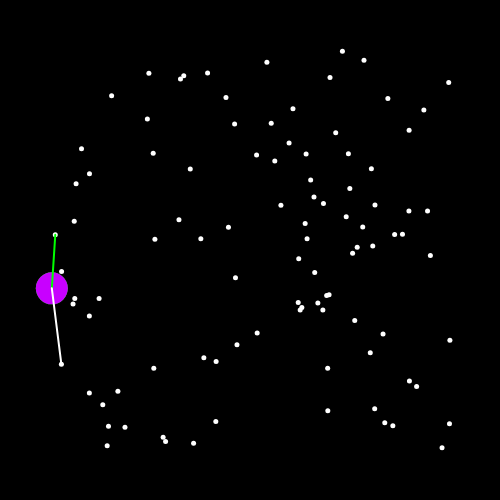
Frame 1 (no input)
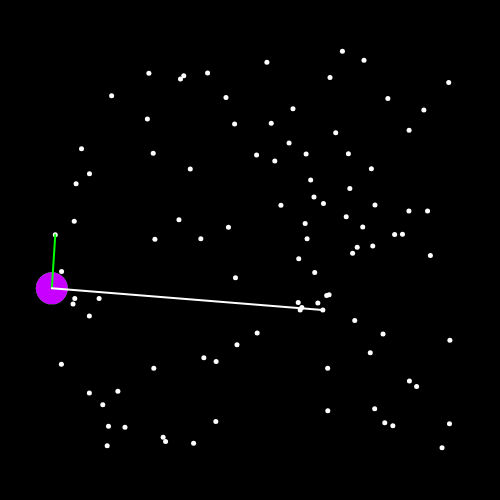
Frame 60 (no input)
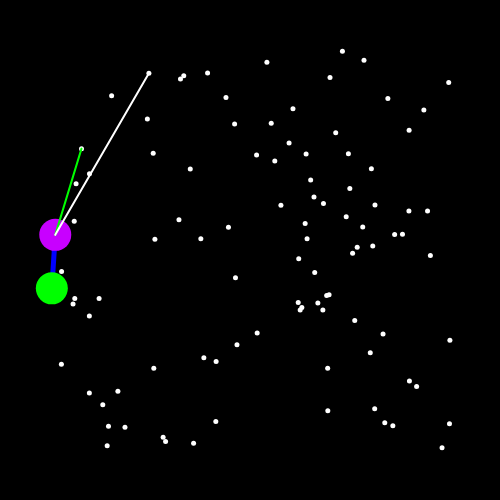
Frame 120 (the mouse pressed at the canvas centre since frame 60)

The p5.js sketch that drew these frames (run headless with seeded random() and noise() and a simulated clock; from frame 60 on, the mouse is pressed at the canvas centre):

// p5.js sketch
// ── sketch.js

const points = [];
const hull = [];
let leftMost;
let currentVertex;
let index = 0;
let nextIndex = -1;
let nextVertex;



function setup(){



  createCanvas( 500 , 500);
  let buffer = 50;

  for (let i = 0 ; i < 100; i++) {
  points.push(createVector(random(buffer,width - buffer),
                           random(buffer, height - buffer)));


  }

  points.sort((a,b) => a.x - b.x);
  leftMost = points[0];
  currentVertex = leftMost;
  hull.push(currentVertex);
  nextVertex = points[1];
  index = 2;
}

  function draw(){
  background(0);

  stroke(255);
  strokeWeight(5);

  for (let p of points) {

    point(p.x,p.y);

  }
    stroke(0,0,255);
    fill(0,0,255,50);
    beginShape();
    for (let p of hull) {
    vertex(p.x,p.y);




  }
    endShape(CLOSE);

  stroke(0,255,0);
  strokeWeight(32);
  point(leftMost.x,leftMost.y);

  stroke(200,0,255);
  strokeWeight(32);
  point(currentVertex.x,currentVertex.y);

  stroke(0,255,0);
  strokeWeight(2);
  line(currentVertex.x , currentVertex.y,nextVertex.x,nextVertex.y);

  let checking = points[index];
  stroke(255);
  line(currentVertex.x,currentVertex.y,checking.x,checking.y);

  const a = p5.Vector.sub(nextVertex, currentVertex);
  const b = p5.Vector.sub(checking,currentVertex);
  const cross = a.cross(b);

  if (cross.z < 0 ) {
    nextVertex = checking;
    nextIndex = index;
  }
  index = index + 1;
  if (index == points.length) {

    if (nextVertex == leftMost) {
      console.log('Done!');
      noLoop();
    } else {



    hull.push(nextVertex);
    currentVertex = nextVertex;
     index = 0;
    //points.splice(nextIndex,1);
    nextVertex = leftMost;
    }

  }

























  }
